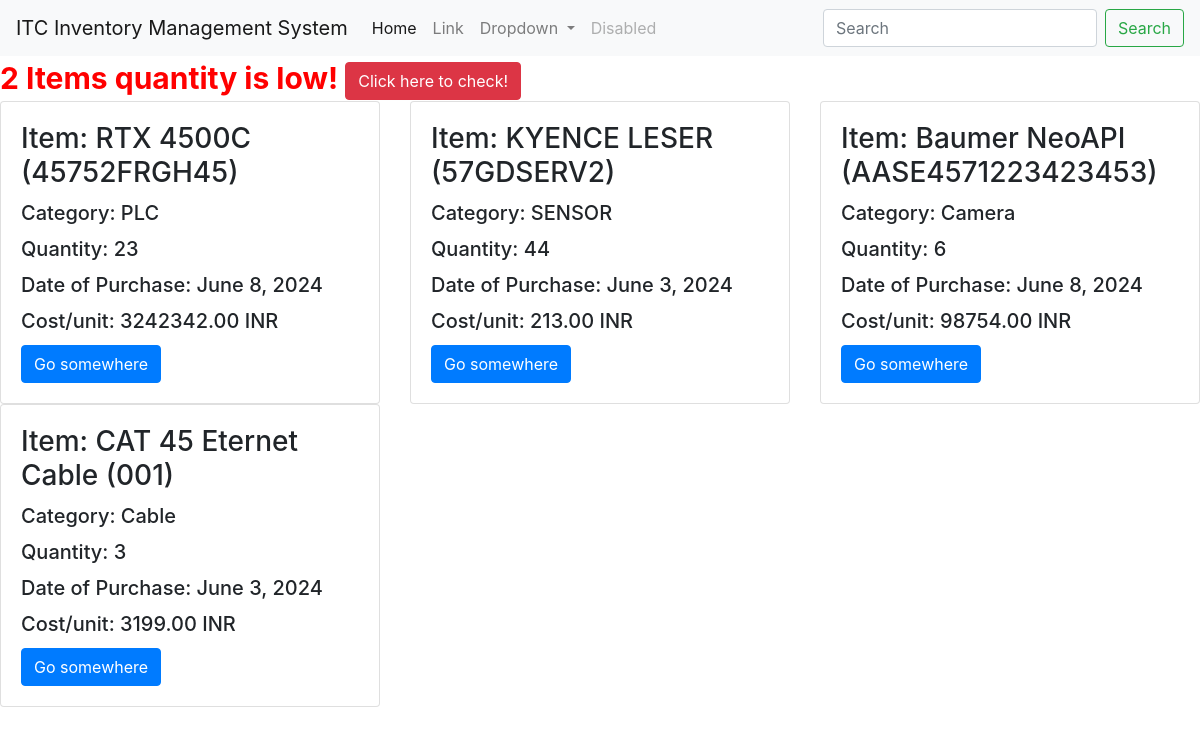
Before: / with the older database file.
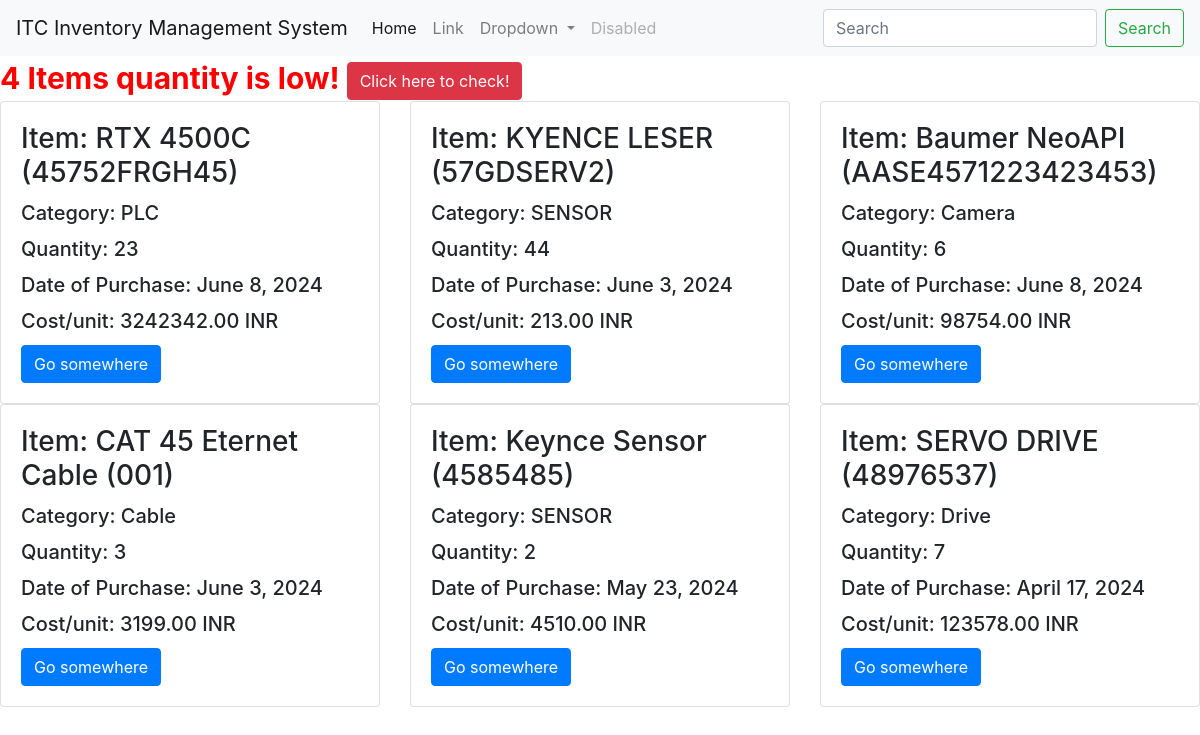
After: the same page with the newer database file.
### inventory/models.py (models this page shows)
class ExplicitPurchase(models.Model):
    entry_date = models.DateTimeField(auto_now_add=True)
    category = models.ForeignKey(Category, on_delete=models.CASCADE)
    item = models.ForeignKey(Item, on_delete=models.CASCADE)
    custom_item_id = models.CharField(max_length=50)  # Renamed to avoid conflict
    date_of_purchase = models.DateField()
    quantity = models.IntegerField()
    cost = models.DecimalField(max_digits=10, decimal_places=2)
    def __str__(self):
        return f"Purchase of {self.quantity} {self.item.name}(s) ({self.custom_item_id}) on {self.date_of_purchase} costing {self.cost}"

class Item(models.Model):
    name = models.CharField(max_length=100)
    custom_item_id = models.CharField(max_length=50, unique=True)
    category = models.ForeignKey(Category, on_delete=models.CASCADE)
    def __str__(self):
        return f"{self.name} ({self.custom_item_id})"

class Category(models.Model):
    name = models.CharField(max_length=100)
    def __str__(self):
        return self.name

### inventory/views.py (the view)
# urls.py: path("",views.home,name="home"),
@cache_control(no_cache=True, must_revalidate=True, no_store=True)
def home(request):
    purchase = ExplicitPurchase.objects.all()
    low_quantity_items = purchase.filter(quantity__lt=10)
    low_quantity_count = low_quantity_items.count()
    print(purchase)
    context = {
        "purchase": purchase,
        'low_quantity_items': low_quantity_items,
        "low_quantity_count": low_quantity_count
    }
    print(context)
    return render(request, 'inventory/html/home.html', context)

### inventory/templates/inventory/html/home.html (shortened to what this page needs)
{% load static %}
<!doctype html>
<html lang="en">
  <head>
    <link rel="stylesheet" href="https://cdn.jsdelivr.net/npm/bootstrap@4.1.3/dist/css/bootstrap.min.css">
  </head>
  <body>
    <nav class="navbar navbar-expand-lg navbar-light bg-light">
  <a class="navbar-brand" href="#">ITC Inventory Management System</a>
  <div class="collapse navbar-collapse" id="navbarSupportedContent">
    <ul class="navbar-nav mr-auto">
      <li class="nav-item active">
        <a class="nav-link" href="#">Home <span class="sr-only">(current)</span></a>
      </li>
      <li class="nav-item">
        <a class="nav-link" href="#">Link</a>
      </li>
      <li class="nav-item dropdown">
        <a class="nav-link dropdown-toggle" href="#" id="navbarDropdown" role="button" data-toggle="dropdown" aria-haspopup="true" aria-expanded="false">
          Dropdown
        </a>
      </li>
      <li class="nav-item">
        <a class="nav-link disabled" href="#">Disabled</a>
      </li>
    </ul>
    <form class="form-inline my-2 my-lg-0">
      <input class="form-control mr-sm-2" type="search" placeholder="Search" aria-label="Search">
      <button class="btn btn-outline-success my-2 my-sm-0" type="submit">Search</button>
    </form>
  </div>
</nav>
   {% if low_quantity_count > 0 %}
   <marquee style = "color:red;font-weight:bold;font-size:30px"behavior="scroll" direction="left">{{ low_quantity_count }} Items quantity is low!
        <button class= "btn btn-danger" onclick="toggleLowQuantityItems()">
            Click here to check!
        </button>
    </marquee>
    {% endif %}
<div class="row">
    {%for obj in purchase%}
  <div class="col-sm-4">
    <div class="card">
      <div class="card-body">
        <h3 class="card-title">Item: {{obj.item}}</h3>
        <h5 class="card-title">Category: {{obj.category}}</h5>
        <h5 class="card-title">Quantity: {{obj.quantity}}</h5>
        <h5 class="card-title">Date of Purchase: {{obj.date_of_purchase}}</h5>
        <h5 class="card-title">Cost/unit: {{obj.cost}} INR</h5>
        <a href="#" class="btn btn-primary">Go somewhere</a>
      </div>
    </div>
  </div>
  {%endfor%}
</div>
  </body>
</html>

Changed rows visible on the page:
added ExplicitPurchase: item "Keynce Sensor (4585485)", category "SENSOR", quantity "2", date_of_purchase "May 23, 2024", cost "4510.00"
added ExplicitPurchase: item "SERVO DRIVE (48976537)", category "Drive", quantity "7", date_of_purchase "April 17, 2024", cost "123578.00"
Other visible differences:
{{ low_quantity_count }}: "2" → "4"
